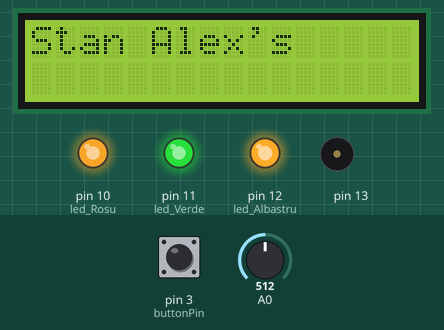
Simulated run of this sketch. Board: Arduino Uno, built with avr-gcc and run on an emulated ATmega328P. Shown: 16×2 character LCD, output pins drawn as LEDs (lit = HIGH), buzzer (waves = sounding). Inputs (shaded band) come from the test bench; at power-on: A0 = 512, pin 3 (buttonPin) HIGH.

Above: at 1.2 s.
1.3 s: A0 set to 498
At 3.8 s:
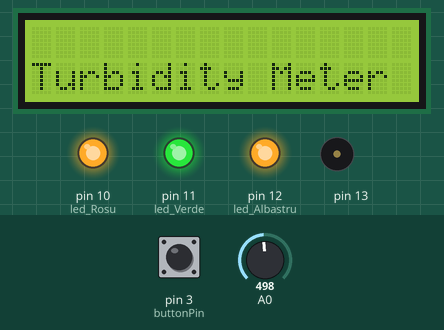
5.9 s: A0 set to 332
At 11.3 s:
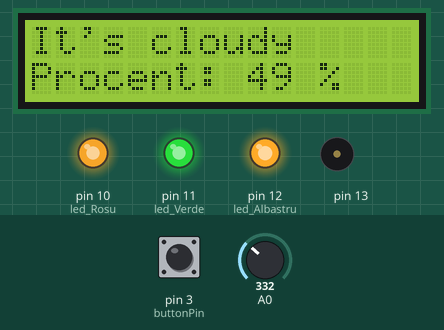
11.6 s: A0 set to 307
At 17.5 s:
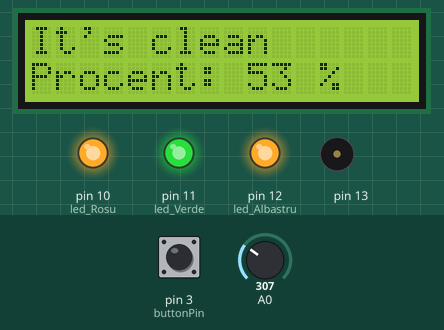
Timing chart, 0 to 19.0 s (numbered marks = the images above; inputs shaded):
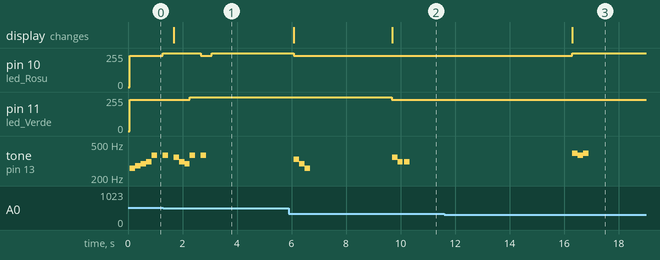

Measured:
- the behaviour switches between 512 and 511 on A0 (found by bisection; images 0 and 1)
- the behaviour switches between 320 and 319 on A0 (found by bisection; images 2 and 3)
- after the input at 11.6 s, pin 10 (led_Rosu): 235/255 → 255/255 after 4.7 s; tone on pin 13: silent → 392 Hz after 4.7 s, → 370 Hz 0.20 s later, → 392 Hz 0.20 s later, → silent 0.20 s later; the display: changes after 4.7 s (image 3)
- by itself, tone on pin 13: plays 330 Hz for 0.20 s, 294 Hz for 0.20 s, 261 Hz for 0.20 s, 349 Hz for 0.20 s, 311 Hz for 0.20 s, 311 Hz for 0.20 s

The sketch:

Turbidity_meter_v2.ino
```cpp
#include <LiquidCrystal.h>

LiquidCrystal lcd(1, 2, 4, 5, 6, 7);

const int buttonPin = 3;
int buttonState = 0;
volatile int buzz = 1;
int stop_repetition = 0;

int led_Rosu = 10;
int led_Verde = 11;
int led_Albastru = 12;
boolean i=0;
int luminozitate_led = 20;

int debug_int=50;
void setup()
{
  pinMode(13, OUTPUT);
  pinMode(buttonPin, INPUT_PULLUP);
  attachInterrupt(1, ISR_button, RISING);

  pinMode(led_Rosu, OUTPUT);
  pinMode(led_Verde, OUTPUT);
  pinMode(led_Albastru, OUTPUT);
  lcd.begin(16, 2);
  lcd.clear();
  setColor(20, 20, 20);
}

void loop() {
  int sensorValue = analogRead(A0);
  int turbidity = map(sensorValue, 0,640, 100, 0);
  if(turbidity < 0) turbidity = 0;
  //for debugging only:
  //if(i == 0) turbidity = 30;
  //if(i != 0) {turbidity = debug_int*10; debug_int++;}
  //if(i != 0 && debug_int>=10){turbidity = 0; debug_int=0;}
  //end of debugging section

  if(i==0){

  lcd.clear();
  lcd.setCursor(0, 0);
  lcd.print("Stan Alex's");
  tone(13, 261, 200); //Middle C
  setColor(luminozitate_led, luminozitate_led, luminozitate_led);
  delay(200);
  tone(13, 277, 200); //C#
  delay(200);
  tone(13, 294, 200); //D
  delay(200);
  tone(13, 311, 200); //D#
  delay(200);
  setColor(luminozitate_led, luminozitate_led, 0);
  tone(13, 370, 200); //F#
  delay(400);
  setColor(0, luminozitate_led, luminozitate_led);
  tone(13, 370, 200); //F#
  delay(400);

  lcd.clear();
  lcd.setCursor(0, 1);
  lcd.print("Turbidity Meter");
  setColor(0, luminozitate_led, 0);
  tone(13, 349, 200); //F
  delay(200);
  tone(13, 311, 200); //D#
  delay(200);
  tone(13, 294, 200); //D
  delay(200);
  setColor(0, 0, luminozitate_led);
  tone(13, 370, 200); //F#
  delay(400);
  setColor(luminozitate_led, 0, 0);
  tone(13, 370, 200); //F#
  delay(400);
  setColor(0, 0, 0);
  i=1;
  }
  delay(3000);

  if(turbidity < 21){
    setColor(luminozitate_led, 0, 0);
    lcd.clear();
    lcd.setCursor(0, 0);
    lcd.print("It's dirty");
    lcd.setCursor(0, 1);
    lcd.print("Procent: "); lcd.print(turbidity);lcd.print(" %");

    //red
   	if(buzz==1 && stop_repetition != 40){
      tone(13, 330, 200); //E
      delay(200);
      tone(13, 294, 200); //D
      delay(200);
      tone(13, 261, 200); //Middle C
      delay(200);
      stop_repetition = 40;
      }

    } else if(turbidity < 51){
    setColor(luminozitate_led, luminozitate_led, 0);
    lcd.clear();
    lcd.setCursor(0, 0);
    lcd.print("It's cloudy");
    lcd.setCursor(0, 1);
    lcd.print("Procent: "); lcd.print(turbidity);lcd.print(" %");

    //yellow:
	  if(buzz==1 && stop_repetition != 20){
      setColor(luminozitate_led, luminozitate_led, 0);
      tone(13, 349, 200); //F
      delay(200);
      tone(13, 311, 200); //D#
      delay(250);
      tone(13, 311, 200); //D#
      delay(150);

      stop_repetition = 20;
      }
    setColor(luminozitate_led, luminozitate_led, 0);
    } else{
    setColor(0, luminozitate_led, 0);
    lcd.clear();
    lcd.setCursor(0, 0);
    lcd.print("It's clean");
    lcd.setCursor(0, 1);
    lcd.print("Procent: "); lcd.print(turbidity);lcd.print(" %");
    setColor(0, luminozitate_led, 0);
    //green:
  	if(buzz==1 && stop_repetition != 30){
      setColor(0, luminozitate_led, 0);
      tone(13, 392, 200); //G
      delay(200);
      tone(13, 370, 200); //F#
      delay(200);
	    tone(13, 392, 200); //G
      delay(200);

      stop_repetition = 30;
      }
      setColor(0, luminozitate_led, 0);
    }

}
void setColor(int redValue, int greenValue, int blueValue) {
  //255 este inversat cu 0 din nst ce motiv asa ca 255-valoare e necesar
  analogWrite(led_Rosu, 255-redValue);
  analogWrite(led_Verde, 255-greenValue);
  analogWrite(led_Albastru, 255-blueValue);
}

void ISR_button(){
  if(buzz == 1){
  	buzz =0;
  }
  else{buzz = 1;}
}
```
